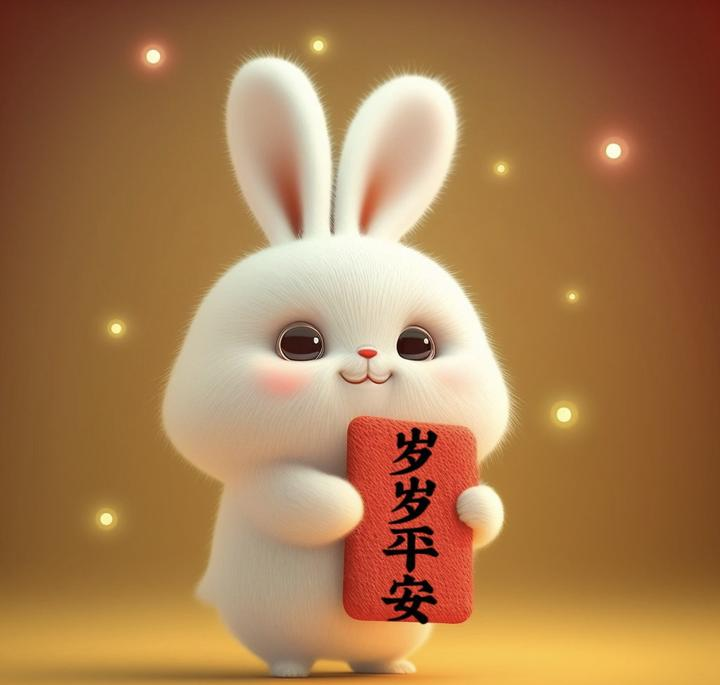
//> input picture openCV/rabbit.jpg, 720 x 685 px
$ ./main   (built with g++ and OpenCV 4)
//> lines starting //> are read from the running program, lines starting //| are printed output that depends on the picture
//> further down, m4 is the input picture: 685 rows x 720 cols, CV_8UC3; mean B, G, R 79.3, 123.1, 167.4
#include<iostream>

#include<opencv2/opencv.hpp>
#include <chrono>
#include <iostream>
class Timer
{
private:
    std::chrono::time_point<std::chrono::high_resolution_clock> start,end;
    std::chrono::duration<double> duration;
public:
    Timer()
    {
        start=std::chrono::high_resolution_clock::now();
    }
    ~Timer()
    {
        end=std::chrono::high_resolution_clock::now();
        duration=end-start;
        double ms=duration.count()*1000.0;
        std::cout<<"Timer took : "<<ms<<std::endl;
    }
};
using namespace cv;

using namespace std;

void histogram_eq_demo(Mat &image)
{
    Mat gray;
    cvtColor(image, gray, COLOR_BGR2GRAY);
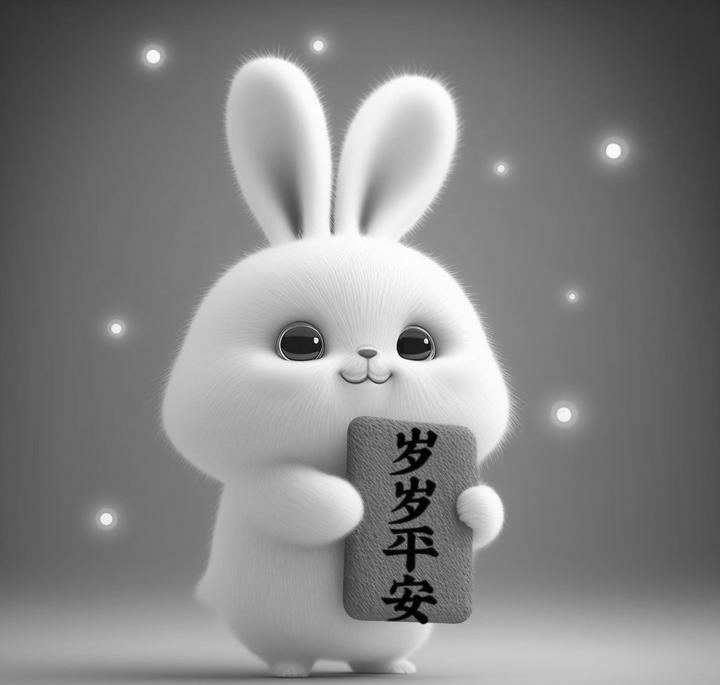
//> gray: 685 rows x 720 cols, CV_8UC1; min 0, max 254, mean 131.4
    //直方图均衡化只支持灰度图像，不支持彩色图像。
    imshow("灰度图像", gray);
    Mat dst;
    equalizeHist(gray, dst);
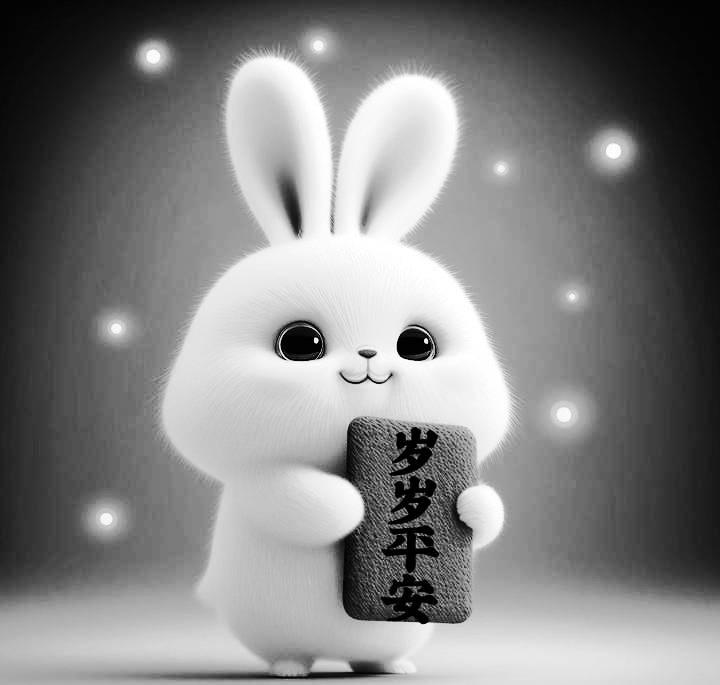
//> dst: 685 rows x 720 cols, CV_8UC1; min 0, max 255, mean 128.5
    imshow("直方图均衡化", dst);
}

int main()

{
    Timer a=Timer();
    Mat m4 = imread("../rabbit.jpg");

// [16 lines of commented-out code are left out]
    histogram_eq_demo(m4);
    namedWindow("test",WINDOW_FREERATIO);
    imshow("test",m4);
    waitKey(5000);
//> (the run ends here: the program needs code that is not available in this run, at `dnn::Net net = dnn::readNetFromTensorflow(root_dir+ "opencv_face_detec..`)
